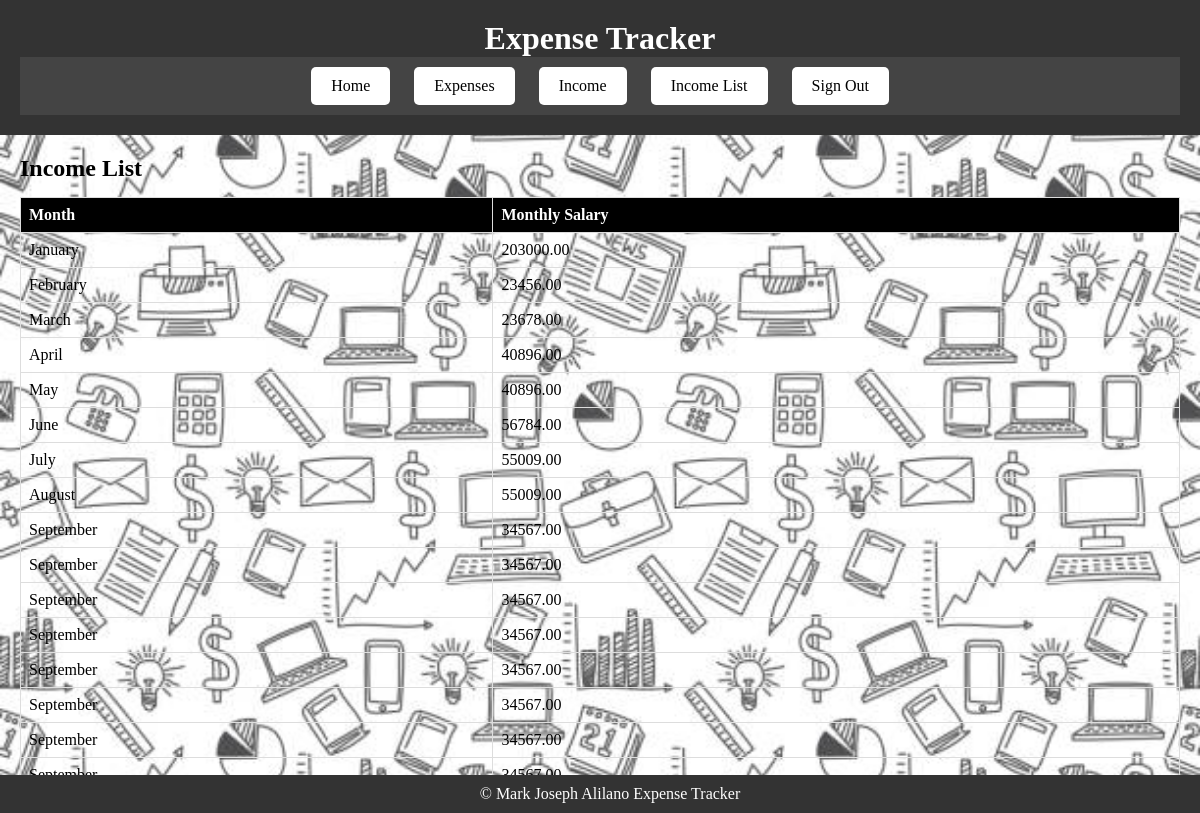
Page /income/income_list/ (signed in) on the committed database.
### expense_tracker/models.py (models this page shows, shortened)
class Income(models.Model):
    month = models.CharField(max_length=255)  # You can adjust the max length as needed
    monthly_salary = models.DecimalField(max_digits=10, decimal_places=2)

### expense_tracker/views.py (the view)
# urls.py: path('income/income_list/', income_list, name='income_list'),
def income_list(request):
    incomes = Income.objects.all()
    return render(request, 'income_list.html', {'incomes': incomes})

### expense_tracker/templates/income_list.html (shortened to what this page needs)
{% extends 'base.html' %}
{% block content %}
    <h2>Income List</h2>
    <table>
        <thead>
            <tr>
                <th>Month</th>
                <th>Monthly Salary</th>
            </tr>
        </thead>
        <tbody>
            {% for income in incomes %}
                <tr>
                    <td>{{ income.month }}</td>
                    <td>{{ income.monthly_salary }}</td>
                </tr>
            {% endfor %}
        </tbody>
    </table>
{% endblock %}

### expense_tracker/static/css/styles.css (style rules this page uses)
* { margin: 0; padding: 0; font-family: 'Century Gothic'; }
body { margin: 0; padding: 0; font-family: 'Arial', sans-serif; background-image: url('../images/background.png'); background-size: cover; background-position: center; color: none; }
table { width: 100%; border-collapse: collapse; margin-top: 15px; }
th, td { border: 1px solid #ddd; padding: 8px; text-align: left; color: black; }
th { background-color: black; color: white; }

### expense_tracker/templates/base.html (style rules this page uses)
body { margin: 0; padding: 0; font-family: 'Century Gothic', sans-serif; background-image: url('static/images/background.png'); background-size: cover; background-position: center; color: none; }

### rows in the picture
Income: month "January", monthly_salary "203000.00"
Income: month "February", monthly_salary "23456.00"
Income: month "March", monthly_salary "23678.00"
Income: month "April", monthly_salary "40896.00"
Income: month "May", monthly_salary "40896.00"
Income: month "June", monthly_salary "56784.00"
Income: month "July", monthly_salary "55009.00"
Income: month "August", monthly_salary "55009.00"
Income: month "September", monthly_salary "34567.00"
Income: month "September", monthly_salary "34567.00"
Income: month "September", monthly_salary "34567.00"
Income: month "September", monthly_salary "34567.00"
Income: month "September", monthly_salary "34567.00"
Income: month "September", monthly_salary "34567.00"
Income: month "September", monthly_salary "34567.00"
